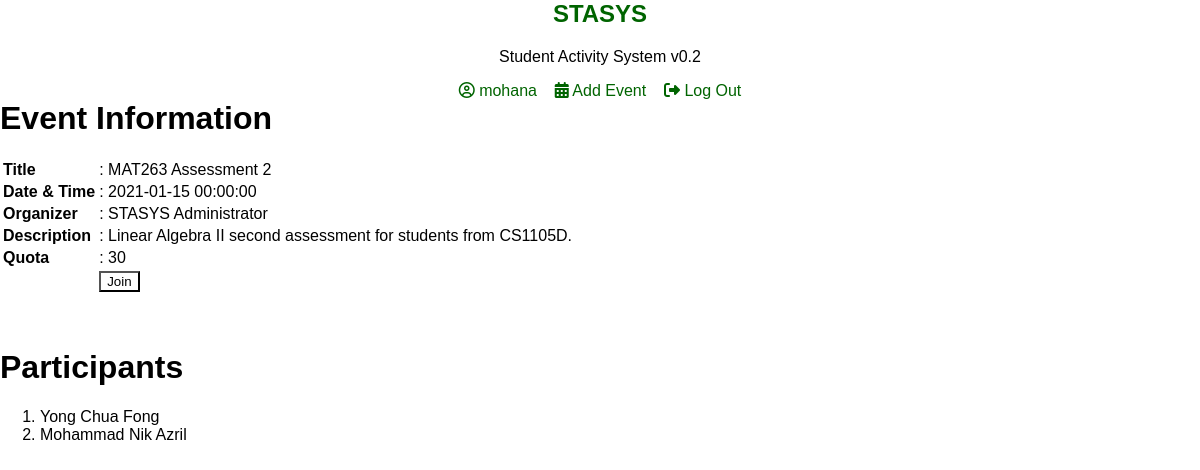
/event.php?no=1 (signed in), run on the app's committed database.
### tables this page shows
CREATE TABLE `user` (
  `id` int(5) NOT NULL,
  `un` varchar(50) NOT NULL,
  `pw` varchar(50) NOT NULL,
  `mat_id` varchar(10) NOT NULL,
  `name` varchar(50) NOT NULL,
  `prog` varchar(10) NOT NULL,
  `part` int(2) NOT NULL,
  `created` date NOT NULL DEFAULT current_timestamp()
);

CREATE TABLE `event` (
  `id` int(5) NOT NULL,
  `title` varchar(100) NOT NULL,
  `info` varchar(255) NOT NULL,
  `date_time` datetime NOT NULL,
  `quota` int(5) NOT NULL,
  `u_id` int(5) NOT NULL,
  `created` date NOT NULL DEFAULT current_timestamp()
);

CREATE TABLE `participation` (
  `id` int(5) NOT NULL,
  `u_id` int(5) NOT NULL,
  `e_id` int(5) NOT NULL,
  `created` date NOT NULL DEFAULT current_timestamp()
);

### event.php (the view, shortened to what this page needs)
<?php
	include("config.php");
	$query_user = $conn->query("SELECT * FROM user WHERE id ='".$_SESSION['id']."'");
	$rowuser = $query_user->fetch_assoc();
	if (isset($_GET["no"])){
		$query_event = $conn->query("SELECT * FROM event WHERE id =".$_GET["no"]."");
		$rowevent = $query_event->fetch_assoc();
	}
	$query_org = $conn->query("SELECT * FROM user WHERE id = ".$rowevent['u_id']."");
	$roworg = $query_org->fetch_assoc();
	$count = mysqli_fetch_assoc(mysqli_query($conn, "SELECT COUNT(u_id) as count FROM participation WHERE e_id = ".$rowevent["id"].""));
?>
<html>
	<head>
		<link rel="stylesheet" type="text/css" href="./styles.css"/>
	</head>
	<body>
		<nav align="center" class="align-center">
			<a href="home.php"><h1>STASYS</h1></a>
			<p>Student Activity System v0.2</p>
			<a href="user_profile.php"><i class="fa fa-user-circle-o" aria-hidden="true"></i> <?php echo $rowuser['un']; ?></a>&nbsp;&nbsp;&nbsp;
			<a href="event_add.php"><i class="fa fa-calendar" aria-hidden="true"></i> Add Event</a>&nbsp;&nbsp;&nbsp;
			<a href="logout.php"><i class="fa fa-sign-out" aria-hidden="true"></i> Log Out</a>
		</nav>
		<div class="box-base">
			<h1>Event Information</h1>
			<table>
				<tr><td><b>Title</b></td><td>: <?php echo $rowevent['title']; ?></td></tr></td></tr>
				<tr><td><b>Date &#38; Time</b></td><td>: <?php echo $rowevent['date_time']; ?></td></tr></td></tr>
				<tr><td><b>Organizer</b></td><td>: <?php echo $roworg['name']; ?></td></tr></td></tr>
				<tr><td><b>Description</b></td><td>: <?php echo $rowevent['info']; ?></td></tr></td></tr>
				<tr><td><b>Quota</b></td><td>: <?php echo $rowevent['quota']; ?></td></tr></td></tr>
				<tr><td></td>
					<td>
					<a href="event_join_post.php?no=<?php echo $rowevent['id']; ?>"><input type="button" value="Join"/></a>
					</td>
				</tr>
			</table><br/><br/><br/>
			<h1>Participants</h1>
			<ol>
			<?php $result = mysqli_query($conn, "SELECT * FROM participation WHERE e_id = ".$rowevent['id']."");
			if ($count['count'] > 0){
				while($rows=mysqli_fetch_array($result)){
					$participant = mysqli_fetch_assoc(mysqli_query($conn, "SELECT name FROM user WHERE id = ".$rows['u_id']."")); ?>
				<li><?php echo $participant['name']; ?></li>
			<?php } ?>
			</ol><?php
			}else
				echo 'Nobody has joined this event yet. Be the first one to participate!'; ?>
		</div>
	</body>
</html>

### styles.css (style rules this page uses)
* { background-color: #ffffff00; box-sizing: border-box; font-family: 'Arial'; margin-left: 0; margin-right: 0; margin-top: 0; scroll-behavior: smooth; }
nav a { color: darkgreen; text-decoration: none; }
.align-center { width: 50%; margin: auto; }
.box-base { padding: 0; margin: 0 auto 0 auto; width: 1200px; }

### data on the page
user: un "mohana"
event: title "MAT263 Assessment 2", date_time "2021-01-15 00:00:00", info "Linear Algebra II second assessment for students from CS1105D.", quota "30"
user: name "STASYS Administrator"
participation: u.name "Yong Chua Fong"
participation: u.name "Mohammad Nik Azril"
